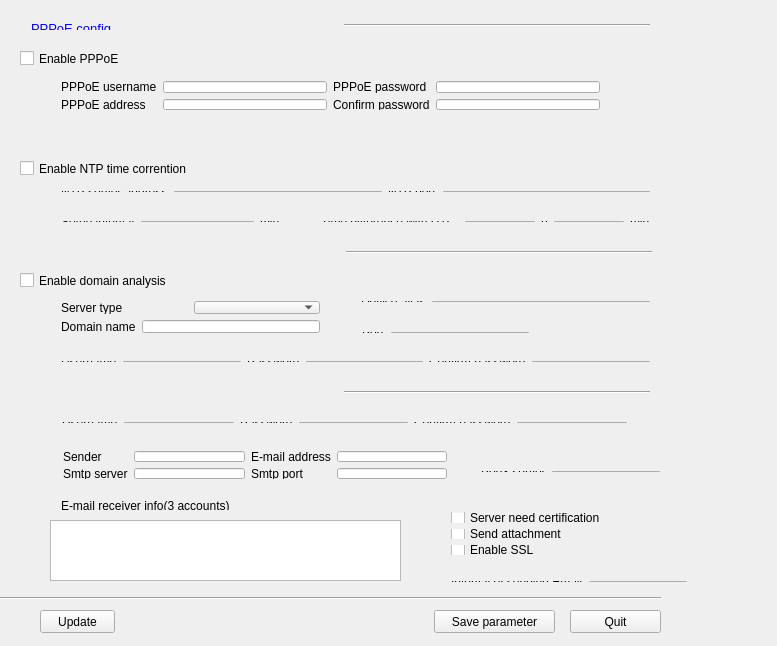
<?xml version="1.0" encoding="UTF-8"?>
<ui version="4.0">
 <class>CAdvancedNetParamsClass</class>
 <widget class="QWidget" name="CAdvancedNetParamsClass">
  <property name="geometry">
   <rect>
    <x>0</x>
    <y>0</y>
    <width>777</width>
    <height>646</height>
   </rect>
  </property>
  <property name="windowTitle">
   <string>CAdvancedNetParams</string>
  </property>
  <widget class="QWidget" name="layoutWidget">
   <property name="geometry">
    <rect>
     <x>20</x>
     <y>10</y>
     <width>641</width>
     <height>31</height>
    </rect>
   </property>
   <layout class="QGridLayout" name="gridLayout_8">
    <item row="0" column="0">
     <widget class="QLabel" name="label_5">
      <property name="text">
       <string>&lt;!DOCTYPE HTML PUBLIC &quot;-//W3C//DTD HTML 4.0//EN&quot; &quot;http://www.w3.org/TR/REC-html40/strict.dtd&quot;&gt;
&lt;html&gt;&lt;head&gt;&lt;meta name=&quot;qrichtext&quot; content=&quot;1&quot; /&gt;&lt;style type=&quot;text/css&quot;&gt;
p, li { white-space: pre-wrap; }
&lt;/style&gt;&lt;/head&gt;&lt;body style=&quot; font-family:'宋体'; font-size:9pt; font-weight:400; font-style:normal;&quot;&gt;
&lt;p style=&quot; margin-top:0px; margin-bottom:0px; margin-left:0px; margin-right:0px; -qt-block-indent:0; text-indent:0px;&quot;&gt;&lt;span style=&quot; font-family:'Sans'; font-size:10pt; color:#0000ff;&quot;&gt;PPPoE config&lt;/span&gt;&lt;/p&gt;&lt;/body&gt;&lt;/html&gt;</string>
      </property>
     </widget>
    </item>
    <item row="0" column="1">
     <widget class="Line" name="line">
      <property name="orientation">
       <enum>Qt::Horizontal</enum>
      </property>
     </widget>
    </item>
   </layout>
  </widget>
  <widget class="QWidget" name="layoutWidget_4">
   <property name="geometry">
    <rect>
     <x>20</x>
     <y>380</y>
     <width>641</width>
     <height>25</height>
    </rect>
   </property>
   <layout class="QGridLayout" name="gridLayout_11">
    <item row="0" column="0">
     <widget class="QLabel" name="label_8">
      <property name="text">
       <string>&lt;!DOCTYPE HTML PUBLIC &quot;-//W3C//DTD HTML 4.0//EN&quot; &quot;http://www.w3.org/TR/REC-html40/strict.dtd&quot;&gt;
&lt;html&gt;&lt;head&gt;&lt;meta name=&quot;qrichtext&quot; content=&quot;1&quot; /&gt;&lt;style type=&quot;text/css&quot;&gt;
p, li { white-space: pre-wrap; }
&lt;/style&gt;&lt;/head&gt;&lt;body style=&quot; font-family:'宋体'; font-size:9pt; font-weight:400; font-style:normal;&quot;&gt;
&lt;p style=&quot; margin-top:0px; margin-bottom:0px; margin-left:0px; margin-right:0px; -qt-block-indent:0; text-indent:0px;&quot;&gt;&lt;span style=&quot; font-family:'Sans'; font-size:10pt; color:#0000ff;&quot;&gt;Email setup&lt;/span&gt;&lt;/p&gt;&lt;/body&gt;&lt;/html&gt;</string>
      </property>
     </widget>
    </item>
    <item row="0" column="1">
     <widget class="Line" name="line_4">
      <property name="orientation">
       <enum>Qt::Horizontal</enum>
      </property>
     </widget>
    </item>
   </layout>
  </widget>
  <widget class="QPushButton" name="btnSaveParams">
   <property name="geometry">
    <rect>
     <x>434</x>
     <y>610</y>
     <width>121</width>
     <height>23</height>
    </rect>
   </property>
   <property name="text">
    <string>Save parameter</string>
   </property>
  </widget>
  <widget class="QCheckBox" name="checkBoPPPoE">
   <property name="geometry">
    <rect>
     <x>20</x>
     <y>50</y>
     <width>111</width>
     <height>17</height>
    </rect>
   </property>
   <property name="text">
    <string>Enable PPPoE</string>
   </property>
  </widget>
  <widget class="QCheckBox" name="checkBoNTP">
   <property name="geometry">
    <rect>
     <x>20</x>
     <y>160</y>
     <width>191</width>
     <height>17</height>
    </rect>
   </property>
   <property name="text">
    <string>Enable NTP time corrention</string>
   </property>
  </widget>
  <widget class="Line" name="line_5">
   <property name="geometry">
    <rect>
     <x>0</x>
     <y>590</y>
     <width>661</width>
     <height>16</height>
    </rect>
   </property>
   <property name="orientation">
    <enum>Qt::Horizontal</enum>
   </property>
  </widget>
  <widget class="QPushButton" name="btnExit">
   <property name="geometry">
    <rect>
     <x>570</x>
     <y>610</y>
     <width>91</width>
     <height>23</height>
    </rect>
   </property>
   <property name="text">
    <string>Quit</string>
   </property>
  </widget>
  <widget class="QWidget" name="layoutWidget">
   <property name="geometry">
    <rect>
     <x>50</x>
     <y>350</y>
     <width>611</width>
     <height>23</height>
    </rect>
   </property>
   <layout class="QGridLayout" name="gridLayout_2">
    <item row="0" column="0">
     <widget class="QLabel" name="label_21">
      <property name="text">
       <string>Username</string>
      </property>
     </widget>
    </item>
    <item row="0" column="1">
     <widget class="QLineEdit" name="editDDNSUserName"/>
    </item>
    <item row="0" column="2">
     <widget class="QLabel" name="label_22">
      <property name="text">
       <string>Password</string>
      </property>
     </widget>
    </item>
    <item row="0" column="3">
     <widget class="QLineEdit" name="editDDNSPasswd"/>
    </item>
    <item row="0" column="4">
     <widget class="QLabel" name="label_20">
      <property name="text">
       <string>Confirm password</string>
      </property>
     </widget>
    </item>
    <item row="0" column="5">
     <widget class="QLineEdit" name="editDDNSpasswd2"/>
    </item>
   </layout>
  </widget>
  <widget class="QWidget" name="layoutWidget">
   <property name="geometry">
    <rect>
     <x>50</x>
     <y>210</y>
     <width>241</width>
     <height>23</height>
    </rect>
   </property>
   <layout class="QHBoxLayout" name="horizontalLayout_3">
    <item>
     <widget class="QLabel" name="label_11">
      <property name="text">
       <string>Setup interval</string>
      </property>
     </widget>
    </item>
    <item>
     <widget class="QLineEdit" name="editNTFInterval"/>
    </item>
    <item>
     <widget class="QLabel" name="label_12">
      <property name="text">
       <string>min</string>
      </property>
     </widget>
    </item>
   </layout>
  </widget>
  <widget class="QWidget" name="layoutWidget">
   <property name="geometry">
    <rect>
     <x>50</x>
     <y>180</y>
     <width>611</width>
     <height>23</height>
    </rect>
   </property>
   <layout class="QHBoxLayout" name="horizontalLayout">
    <item>
     <widget class="QLabel" name="label_9">
      <property name="text">
       <string>NTP server address</string>
      </property>
     </widget>
    </item>
    <item>
     <widget class="QLineEdit" name="editNTPAddr"/>
    </item>
    <item>
     <widget class="QLabel" name="label_10">
      <property name="text">
       <string>NTP port</string>
      </property>
     </widget>
    </item>
    <item>
     <widget class="QLineEdit" name="editNTPPort"/>
    </item>
   </layout>
  </widget>
  <widget class="QWidget" name="layoutWidget">
   <property name="geometry">
    <rect>
     <x>50</x>
     <y>70</y>
     <width>561</width>
     <height>51</height>
    </rect>
   </property>
   <layout class="QGridLayout" name="gridLayout">
    <item row="0" column="0">
     <widget class="QLabel" name="label">
      <property name="text">
       <string>PPPoE username</string>
      </property>
     </widget>
    </item>
    <item row="0" column="1">
     <widget class="QLineEdit" name="editPPPoEUserName"/>
    </item>
    <item row="0" column="2">
     <widget class="QLabel" name="label_3">
      <property name="text">
       <string>PPPoE password</string>
      </property>
     </widget>
    </item>
    <item row="0" column="3">
     <widget class="QLineEdit" name="editPPPoEPasswd"/>
    </item>
    <item row="1" column="0">
     <widget class="QLabel" name="label_2">
      <property name="text">
       <string>PPPoE address</string>
      </property>
     </widget>
    </item>
    <item row="1" column="1">
     <widget class="QLineEdit" name="editPPPoEIP"/>
    </item>
    <item row="1" column="2">
     <widget class="QLabel" name="label_4">
      <property name="text">
       <string>Confirm password</string>
      </property>
     </widget>
    </item>
    <item row="1" column="3">
     <widget class="QLineEdit" name="editPPPoEPass2"/>
    </item>
   </layout>
  </widget>
  <widget class="QWidget" name="layoutWidget">
   <property name="geometry">
    <rect>
     <x>310</x>
     <y>210</y>
     <width>351</width>
     <height>23</height>
    </rect>
   </property>
   <layout class="QHBoxLayout" name="horizontalLayout_2">
    <item>
     <widget class="QLabel" name="label_13">
      <property name="text">
       <string>Time difference with UTC </string>
      </property>
     </widget>
    </item>
    <item>
     <widget class="QLineEdit" name="editTimeDifH"/>
    </item>
    <item>
     <widget class="QLabel" name="label_14">
      <property name="text">
       <string>h</string>
      </property>
     </widget>
    </item>
    <item>
     <widget class="QLineEdit" name="editTimeDifM"/>
    </item>
    <item>
     <widget class="QLabel" name="label_15">
      <property name="text">
       <string>min</string>
      </property>
     </widget>
    </item>
   </layout>
  </widget>
  <widget class="QCheckBox" name="checkBoDDNS">
   <property name="geometry">
    <rect>
     <x>20</x>
     <y>270</y>
     <width>161</width>
     <height>21</height>
    </rect>
   </property>
   <property name="text">
    <string>Enable domain analysis</string>
   </property>
  </widget>
  <widget class="QWidget" name="layoutWidget">
   <property name="geometry">
    <rect>
     <x>22</x>
     <y>240</y>
     <width>641</width>
     <height>25</height>
    </rect>
   </property>
   <layout class="QGridLayout" name="gridLayout_5">
    <item row="0" column="0">
     <widget class="QLabel" name="label_7">
      <property name="text">
       <string>&lt;!DOCTYPE HTML PUBLIC &quot;-//W3C//DTD HTML 4.0//EN&quot; &quot;http://www.w3.org/TR/REC-html40/strict.dtd&quot;&gt;
&lt;html&gt;&lt;head&gt;&lt;meta name=&quot;qrichtext&quot; content=&quot;1&quot; /&gt;&lt;style type=&quot;text/css&quot;&gt;
p, li { white-space: pre-wrap; }
&lt;/style&gt;&lt;/head&gt;&lt;body style=&quot; font-family:'宋体'; font-size:9pt; font-weight:400; font-style:normal;&quot;&gt;
&lt;p style=&quot; margin-top:0px; margin-bottom:0px; margin-left:0px; margin-right:0px; -qt-block-indent:0; text-indent:0px;&quot;&gt;&lt;span style=&quot; font-family:'Sans'; font-size:10pt; color:#0000ff;&quot;&gt;DDNS config&lt;/span&gt;&lt;/p&gt;&lt;/body&gt;&lt;/html&gt;</string>
      </property>
     </widget>
    </item>
    <item row="0" column="1">
     <widget class="Line" name="line_3">
      <property name="orientation">
       <enum>Qt::Horizontal</enum>
      </property>
     </widget>
    </item>
   </layout>
  </widget>
  <widget class="QWidget" name="layoutWidget">
   <property name="geometry">
    <rect>
     <x>350</x>
     <y>290</y>
     <width>311</width>
     <height>23</height>
    </rect>
   </property>
   <layout class="QGridLayout" name="gridLayout_7">
    <item row="0" column="1">
     <widget class="QLineEdit" name="editDDNSDomainName"/>
    </item>
    <item row="0" column="0">
     <widget class="QLabel" name="label_17">
      <property name="text">
       <string>Device alias</string>
      </property>
     </widget>
    </item>
   </layout>
  </widget>
  <widget class="QWidget" name="layoutWidget">
   <property name="geometry">
    <rect>
     <x>351</x>
     <y>321</y>
     <width>189</width>
     <height>23</height>
    </rect>
   </property>
   <layout class="QGridLayout" name="gridLayout_3">
    <item row="0" column="0">
     <widget class="QLabel" name="label_19">
      <property name="text">
       <string>Port</string>
      </property>
     </widget>
    </item>
    <item row="0" column="1">
     <widget class="QLineEdit" name="editDDNSPort"/>
    </item>
   </layout>
  </widget>
  <widget class="QWidget" name="layoutWidget">
   <property name="geometry">
    <rect>
     <x>50</x>
     <y>290</y>
     <width>281</width>
     <height>54</height>
    </rect>
   </property>
   <layout class="QVBoxLayout" name="verticalLayout">
    <item>
     <layout class="QGridLayout" name="gridLayout_6">
      <item row="0" column="0">
       <widget class="QLabel" name="label_16">
        <property name="text">
         <string>Server type</string>
        </property>
       </widget>
      </item>
      <item row="0" column="1">
       <widget class="QComboBox" name="comboDDNSType"/>
      </item>
     </layout>
    </item>
    <item>
     <layout class="QGridLayout" name="gridLayout_4">
      <item row="0" column="0">
       <widget class="QLabel" name="label_18">
        <property name="text">
         <string>Domain name</string>
        </property>
       </widget>
      </item>
      <item row="0" column="1">
       <widget class="QLineEdit" name="editDDNSServerName"/>
      </item>
     </layout>
    </item>
   </layout>
  </widget>
  <widget class="QWidget" name="layoutWidget">
   <property name="geometry">
    <rect>
     <x>440</x>
     <y>570</y>
     <width>258</width>
     <height>23</height>
    </rect>
   </property>
   <layout class="QHBoxLayout" name="horizontalLayout_4">
    <item>
     <widget class="QLabel" name="label_31">
      <property name="text">
       <string>Interval of sending Email</string>
      </property>
     </widget>
    </item>
    <item>
     <widget class="QComboBox" name="comboBoEmailInterval"/>
    </item>
   </layout>
  </widget>
  <widget class="QWidget" name="layoutWidget">
   <property name="geometry">
    <rect>
     <x>50</x>
     <y>490</y>
     <width>261</width>
     <height>31</height>
    </rect>
   </property>
   <layout class="QGridLayout" name="gridLayout_14">
    <item row="0" column="0">
     <widget class="QLabel" name="label_26">
      <property name="text">
       <string>E-mail receiver info(3 accounts)</string>
      </property>
     </widget>
    </item>
    <item row="0" column="1">
     <spacer name="horizontalSpacer">
      <property name="orientation">
       <enum>Qt::Horizontal</enum>
      </property>
      <property name="sizeHint" stdset="0">
       <size>
        <width>40</width>
        <height>20</height>
       </size>
      </property>
     </spacer>
    </item>
   </layout>
  </widget>
  <widget class="QPushButton" name="btnRefresh">
   <property name="geometry">
    <rect>
     <x>40</x>
     <y>610</y>
     <width>75</width>
     <height>23</height>
    </rect>
   </property>
   <property name="text">
    <string>Update</string>
   </property>
  </widget>
  <widget class="QWidget" name="layoutWidget">
   <property name="geometry">
    <rect>
     <x>51</x>
     <y>411</y>
     <width>587</width>
     <height>23</height>
    </rect>
   </property>
   <layout class="QGridLayout" name="gridLayout_12">
    <item row="0" column="0">
     <widget class="QLabel" name="label_23">
      <property name="text">
       <string>Username</string>
      </property>
     </widget>
    </item>
    <item row="0" column="1">
     <widget class="QLineEdit" name="editEmailAccount"/>
    </item>
    <item row="0" column="2">
     <widget class="QLabel" name="label_27">
      <property name="text">
       <string>Password</string>
      </property>
     </widget>
    </item>
    <item row="0" column="3">
     <widget class="QLineEdit" name="editEmailPasswd"/>
    </item>
    <item row="0" column="4">
     <widget class="QLabel" name="label_28">
      <property name="text">
       <string>Confirm password</string>
      </property>
     </widget>
    </item>
    <item row="0" column="5">
     <widget class="QLineEdit" name="editEmailPasswd2"/>
    </item>
   </layout>
  </widget>
  <widget class="QWidget" name="layoutWidget">
   <property name="geometry">
    <rect>
     <x>20</x>
     <y>136</y>
     <width>641</width>
     <height>20</height>
    </rect>
   </property>
   <layout class="QGridLayout" name="gridLayout_9">
    <item row="0" column="0">
     <widget class="QLabel" name="label_32">
      <property name="text">
       <string>&lt;!DOCTYPE HTML PUBLIC &quot;-//W3C//DTD HTML 4.0//EN&quot; &quot;http://www.w3.org/TR/REC-html40/strict.dtd&quot;&gt;
&lt;html&gt;&lt;head&gt;&lt;meta name=&quot;qrichtext&quot; content=&quot;1&quot; /&gt;&lt;style type=&quot;text/css&quot;&gt;
p, li { white-space: pre-wrap; }
&lt;/style&gt;&lt;/head&gt;&lt;body style=&quot; font-family:'宋体'; font-size:9pt; font-weight:400; font-style:normal;&quot;&gt;
&lt;p style=&quot; margin-top:0px; margin-bottom:0px; margin-left:0px; margin-right:0px; -qt-block-indent:0; text-indent:0px;&quot;&gt;&lt;span style=&quot; font-family:'Sans'; font-size:10pt; color:#0000ff;&quot;&gt;NTP config&lt;/span&gt;&lt;/p&gt;&lt;/body&gt;&lt;/html&gt;</string>
      </property>
     </widget>
    </item>
    <item row="0" column="1">
     <widget class="Line" name="line_2">
      <property name="orientation">
       <enum>Qt::Horizontal</enum>
      </property>
     </widget>
    </item>
   </layout>
  </widget>
  <widget class="QWidget" name="layoutWidget">
   <property name="geometry">
    <rect>
     <x>52</x>
     <y>440</y>
     <width>406</width>
     <height>50</height>
    </rect>
   </property>
   <layout class="QGridLayout" name="gridLayout_10">
    <item row="0" column="0">
     <widget class="QLabel" name="label_24">
      <property name="text">
       <string>Sender</string>
      </property>
     </widget>
    </item>
    <item row="0" column="1">
     <widget class="QLineEdit" name="editEmailSenderName"/>
    </item>
    <item row="0" column="2">
     <widget class="QLabel" name="label_29">
      <property name="text">
       <string>E-mail address</string>
      </property>
     </widget>
    </item>
    <item row="0" column="3">
     <widget class="QLineEdit" name="editEmailSenderAddr"/>
    </item>
    <item row="1" column="0">
     <widget class="QLabel" name="label_25">
      <property name="text">
       <string>Smtp server</string>
      </property>
     </widget>
    </item>
    <item row="1" column="1">
     <widget class="QLineEdit" name="editEmailSMTP"/>
    </item>
    <item row="1" column="2">
     <widget class="QLabel" name="label_6">
      <property name="text">
       <string>Smtp port</string>
      </property>
     </widget>
    </item>
    <item row="1" column="3">
     <widget class="QLineEdit" name="editEmailSmtpPort"/>
    </item>
   </layout>
  </widget>
  <widget class="QWidget" name="layoutWidget">
   <property name="geometry">
    <rect>
     <x>470</x>
     <y>460</y>
     <width>201</width>
     <height>23</height>
    </rect>
   </property>
   <layout class="QGridLayout" name="gridLayout_15">
    <item row="0" column="0">
     <widget class="QLabel" name="label_33">
      <property name="text">
       <string>Pop3 server</string>
      </property>
     </widget>
    </item>
    <item row="0" column="1">
     <widget class="QLineEdit" name="editEmailPop3"/>
    </item>
   </layout>
  </widget>
  <widget class="QWidget" name="layoutWidget">
   <property name="geometry">
    <rect>
     <x>440</x>
     <y>501</y>
     <width>191</width>
     <height>65</height>
    </rect>
   </property>
   <layout class="QGridLayout" name="gridLayout_13">
    <item row="0" column="0">
     <widget class="QCheckBox" name="checkBoEmailsmtp">
      <property name="layoutDirection">
       <enum>Qt::LeftToRight</enum>
      </property>
      <property name="text">
       <string>Server need certification</string>
      </property>
      <property name="checked">
       <bool>false</bool>
      </property>
      <property name="tristate">
       <bool>false</bool>
      </property>
     </widget>
    </item>
    <item row="1" column="0">
     <widget class="QCheckBox" name="checkBoEmailAttach">
      <property name="layoutDirection">
       <enum>Qt::LeftToRight</enum>
      </property>
      <property name="text">
       <string>Send attachment</string>
      </property>
      <property name="checked">
       <bool>false</bool>
      </property>
      <property name="tristate">
       <bool>false</bool>
      </property>
     </widget>
    </item>
    <item row="2" column="0">
     <widget class="QCheckBox" name="checkBoEmailSsl">
      <property name="layoutDirection">
       <enum>Qt::LeftToRight</enum>
      </property>
      <property name="text">
       <string>Enable SSL</string>
      </property>
      <property name="checked">
       <bool>false</bool>
      </property>
      <property name="tristate">
       <bool>false</bool>
      </property>
     </widget>
    </item>
   </layout>
  </widget>
  <widget class="QTableWidget" name="tabWEmail">
   <property name="geometry">
    <rect>
     <x>50</x>
     <y>520</y>
     <width>351</width>
     <height>61</height>
    </rect>
   </property>
  </widget>
 </widget>
 <layoutdefault spacing="6" margin="11"/>
 <resources/>
 <connections/>
</ui>
